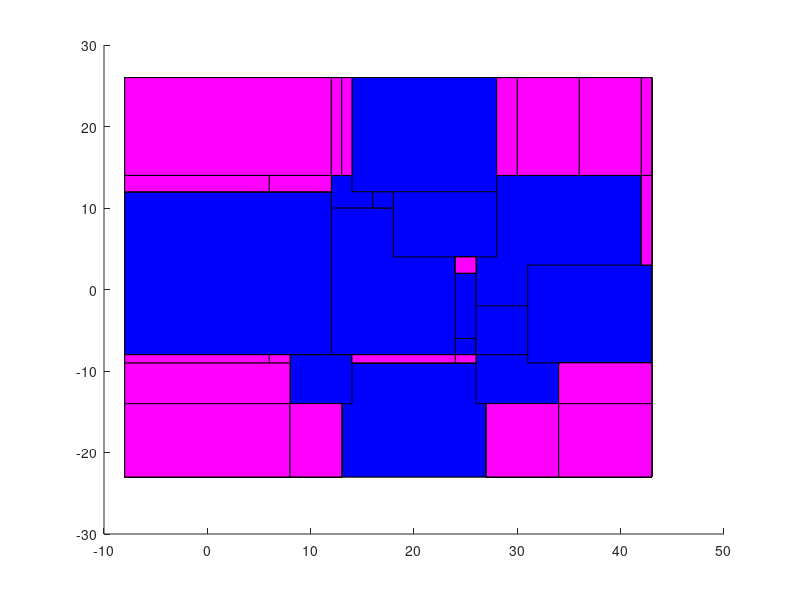

This figure's MATLAB source:
close all
 


patch_coords = @(minx, maxx, miny, maxy) [ minx maxx maxx minx ; miny miny maxy maxy]';

hold on

v = patch_coords(-8,43,-23,26); fill(v(:,1),v(:,2),'m')

plot(25,3,'xg',"linewidth", 3)
%patch>>>>>>>>>>>>>>>>>>>>>>>>>>>>>>>>>>>>>>>>>>>>>>>> 
v = patch_coords(13,27,-23,-9); fill(v(:,1),v(:,2),'b')
v = patch_coords(-8,13,-23,-9); fill(v(:,1),v(:,2),'y')
v = patch_coords(-8,13,-9,26); fill(v(:,1),v(:,2),'y')
v = patch_coords(13,27,-9,26); fill(v(:,1),v(:,2),'y')
v = patch_coords(27,43,-23,-9); fill(v(:,1),v(:,2),'y')
v = patch_coords(27,43,-9,26); fill(v(:,1),v(:,2),'y')

plot(25,3,'xg',"linewidth", 3)
%patch>>>>>>>>>>>>>>>>>>>>>>>>>>>>>>>>>>>>>>>>>>>>>>>> 
v = patch_coords(24,26,-8,-6); fill(v(:,1),v(:,2),'b')
v = patch_coords(-8,13,-23,-9); fill(v(:,1),v(:,2),'m')
v = patch_coords(-8,13,-9,26); fill(v(:,1),v(:,2),'m')
v = patch_coords(13,24,-9,-8); fill(v(:,1),v(:,2),'m')
v = patch_coords(13,24,-8,-6); fill(v(:,1),v(:,2),'m')
v = patch_coords(13,24,-6,26); fill(v(:,1),v(:,2),'m')
v = patch_coords(24,26,-9,-8); fill(v(:,1),v(:,2),'m')
v = patch_coords(24,26,-6,26); fill(v(:,1),v(:,2),'m')
v = patch_coords(26,27,-9,-8); fill(v(:,1),v(:,2),'m')
v = patch_coords(26,27,-8,-6); fill(v(:,1),v(:,2),'m')
v = patch_coords(26,27,-6,26); fill(v(:,1),v(:,2),'m')
v = patch_coords(27,43,-23,-9); fill(v(:,1),v(:,2),'m')
v = patch_coords(27,43,-9,26); fill(v(:,1),v(:,2),'m')

plot(25,3,'xg',"linewidth", 3)
%patch>>>>>>>>>>>>>>>>>>>>>>>>>>>>>>>>>>>>>>>>>>>>>>>> 
v = patch_coords(12,18,8,14); fill(v(:,1),v(:,2),'b')
v = patch_coords(-8,13,-23,-9); fill(v(:,1),v(:,2),'y')
v = patch_coords(-8,12,-9,8); fill(v(:,1),v(:,2),'y')
v = patch_coords(-8,12,8,14); fill(v(:,1),v(:,2),'y')
v = patch_coords(-8,12,14,26); fill(v(:,1),v(:,2),'y')
v = patch_coords(12,13,-9,8); fill(v(:,1),v(:,2),'y')
v = patch_coords(12,13,14,26); fill(v(:,1),v(:,2),'y')
v = patch_coords(13,24,-9,-8); fill(v(:,1),v(:,2),'y')
v = patch_coords(13,24,-8,-6); fill(v(:,1),v(:,2),'y')
v = patch_coords(13,18,-6,8); fill(v(:,1),v(:,2),'y')
v = patch_coords(13,18,14,26); fill(v(:,1),v(:,2),'y')
v = patch_coords(18,24,-6,8); fill(v(:,1),v(:,2),'y')
v = patch_coords(18,24,8,14); fill(v(:,1),v(:,2),'y')
v = patch_coords(18,24,14,26); fill(v(:,1),v(:,2),'y')
v = patch_coords(24,26,-9,-8); fill(v(:,1),v(:,2),'y')
v = patch_coords(24,26,-6,26); fill(v(:,1),v(:,2),'y')
v = patch_coords(26,27,-9,-8); fill(v(:,1),v(:,2),'y')
v = patch_coords(26,27,-8,-6); fill(v(:,1),v(:,2),'y')
v = patch_coords(26,27,-6,26); fill(v(:,1),v(:,2),'y')
v = patch_coords(27,43,-23,-9); fill(v(:,1),v(:,2),'y')
v = patch_coords(27,43,-9,26); fill(v(:,1),v(:,2),'y')

plot(25,3,'xg',"linewidth", 3)
%patch>>>>>>>>>>>>>>>>>>>>>>>>>>>>>>>>>>>>>>>>>>>>>>>> 
v = patch_coords(22,30,-6,2); fill(v(:,1),v(:,2),'b')
v = patch_coords(-8,13,-23,-9); fill(v(:,1),v(:,2),'m')
v = patch_coords(-8,12,-9,8); fill(v(:,1),v(:,2),'m')
v = patch_coords(-8,12,8,14); fill(v(:,1),v(:,2),'m')
v = patch_coords(-8,12,14,26); fill(v(:,1),v(:,2),'m')
v = patch_coords(12,13,-9,8); fill(v(:,1),v(:,2),'m')
v = patch_coords(12,13,14,26); fill(v(:,1),v(:,2),'m')
v = patch_coords(13,24,-9,-8); fill(v(:,1),v(:,2),'m')
v = patch_coords(13,22,-8,-6); fill(v(:,1),v(:,2),'m')
v = patch_coords(22,24,-8,-6); fill(v(:,1),v(:,2),'m')
v = patch_coords(13,18,-6,8); fill(v(:,1),v(:,2),'m')
v = patch_coords(13,18,14,26); fill(v(:,1),v(:,2),'m')
v = patch_coords(18,22,-6,2); fill(v(:,1),v(:,2),'m')
v = patch_coords(18,22,2,8); fill(v(:,1),v(:,2),'m')
v = patch_coords(22,24,2,8); fill(v(:,1),v(:,2),'m')
v = patch_coords(18,24,8,14); fill(v(:,1),v(:,2),'m')
v = patch_coords(18,24,14,26); fill(v(:,1),v(:,2),'m')
v = patch_coords(24,26,-9,-8); fill(v(:,1),v(:,2),'m')
v = patch_coords(24,26,2,26); fill(v(:,1),v(:,2),'m')
v = patch_coords(26,27,-9,-8); fill(v(:,1),v(:,2),'m')
v = patch_coords(26,27,-8,-6); fill(v(:,1),v(:,2),'m')
v = patch_coords(26,27,2,26); fill(v(:,1),v(:,2),'m')
v = patch_coords(27,43,-23,-9); fill(v(:,1),v(:,2),'m')
v = patch_coords(27,30,-9,-6); fill(v(:,1),v(:,2),'m')
v = patch_coords(27,30,2,26); fill(v(:,1),v(:,2),'m')
v = patch_coords(30,43,-9,-6); fill(v(:,1),v(:,2),'m')
v = patch_coords(30,43,-6,2); fill(v(:,1),v(:,2),'m')
v = patch_coords(30,43,2,26); fill(v(:,1),v(:,2),'m')

plot(25,3,'xg',"linewidth", 3)
%patch>>>>>>>>>>>>>>>>>>>>>>>>>>>>>>>>>>>>>>>>>>>>>>>> 
v = patch_coords(26,34,-14,-6); fill(v(:,1),v(:,2),'b')
v = patch_coords(-8,13,-23,-9); fill(v(:,1),v(:,2),'y')
v = patch_coords(-8,12,-9,8); fill(v(:,1),v(:,2),'y')
v = patch_coords(-8,12,8,14); fill(v(:,1),v(:,2),'y')
v = patch_coords(-8,12,14,26); fill(v(:,1),v(:,2),'y')
v = patch_coords(12,13,-9,8); fill(v(:,1),v(:,2),'y')
v = patch_coords(12,13,14,26); fill(v(:,1),v(:,2),'y')
v = patch_coords(13,24,-9,-8); fill(v(:,1),v(:,2),'y')
v = patch_coords(13,22,-8,-6); fill(v(:,1),v(:,2),'y')
v = patch_coords(22,24,-8,-6); fill(v(:,1),v(:,2),'y')
v = patch_coords(13,18,-6,8); fill(v(:,1),v(:,2),'y')
v = patch_coords(13,18,14,26); fill(v(:,1),v(:,2),'y')
v = patch_coords(18,22,-6,2); fill(v(:,1),v(:,2),'y')
v = patch_coords(18,22,2,8); fill(v(:,1),v(:,2),'y')
v = patch_coords(22,24,2,8); fill(v(:,1),v(:,2),'y')
v = patch_coords(18,24,8,14); fill(v(:,1),v(:,2),'y')
v = patch_coords(18,24,14,26); fill(v(:,1),v(:,2),'y')
v = patch_coords(24,26,-9,-8); fill(v(:,1),v(:,2),'y')
v = patch_coords(24,26,2,26); fill(v(:,1),v(:,2),'y')
v = patch_coords(26,27,2,26); fill(v(:,1),v(:,2),'y')
v = patch_coords(27,34,-23,-14); fill(v(:,1),v(:,2),'y')
v = patch_coords(34,43,-23,-14); fill(v(:,1),v(:,2),'y')
v = patch_coords(34,43,-14,-9); fill(v(:,1),v(:,2),'y')
v = patch_coords(27,30,2,26); fill(v(:,1),v(:,2),'y')
v = patch_coords(34,43,-9,-6); fill(v(:,1),v(:,2),'y')
v = patch_coords(30,34,-6,2); fill(v(:,1),v(:,2),'y')
v = patch_coords(34,43,-6,2); fill(v(:,1),v(:,2),'y')
v = patch_coords(30,43,2,26); fill(v(:,1),v(:,2),'y')

plot(25,3,'xg',"linewidth", 3)
%patch>>>>>>>>>>>>>>>>>>>>>>>>>>>>>>>>>>>>>>>>>>>>>>>> 
v = patch_coords(26,36,-8,2); fill(v(:,1),v(:,2),'b')
v = patch_coords(-8,13,-23,-9); fill(v(:,1),v(:,2),'m')
v = patch_coords(-8,12,-9,8); fill(v(:,1),v(:,2),'m')
v = patch_coords(-8,12,8,14); fill(v(:,1),v(:,2),'m')
v = patch_coords(-8,12,14,26); fill(v(:,1),v(:,2),'m')
v = patch_coords(12,13,-9,8); fill(v(:,1),v(:,2),'m')
v = patch_coords(12,13,14,26); fill(v(:,1),v(:,2),'m')
v = patch_coords(13,24,-9,-8); fill(v(:,1),v(:,2),'m')
v = patch_coords(13,22,-8,-6); fill(v(:,1),v(:,2),'m')
v = patch_coords(22,24,-8,-6); fill(v(:,1),v(:,2),'m')
v = patch_coords(13,18,-6,8); fill(v(:,1),v(:,2),'m')
v = patch_coords(13,18,14,26); fill(v(:,1),v(:,2),'m')
v = patch_coords(18,22,-6,2); fill(v(:,1),v(:,2),'m')
v = patch_coords(18,22,2,8); fill(v(:,1),v(:,2),'m')
v = patch_coords(22,24,2,8); fill(v(:,1),v(:,2),'m')
v = patch_coords(18,24,8,14); fill(v(:,1),v(:,2),'m')
v = patch_coords(18,24,14,26); fill(v(:,1),v(:,2),'m')
v = patch_coords(24,26,-9,-8); fill(v(:,1),v(:,2),'m')
v = patch_coords(24,26,2,26); fill(v(:,1),v(:,2),'m')
v = patch_coords(26,27,2,26); fill(v(:,1),v(:,2),'m')
v = patch_coords(27,34,-23,-14); fill(v(:,1),v(:,2),'m')
v = patch_coords(34,43,-23,-14); fill(v(:,1),v(:,2),'m')
v = patch_coords(34,43,-14,-9); fill(v(:,1),v(:,2),'m')
v = patch_coords(27,30,2,26); fill(v(:,1),v(:,2),'m')
v = patch_coords(34,36,-9,-8); fill(v(:,1),v(:,2),'m')
v = patch_coords(36,43,-9,-8); fill(v(:,1),v(:,2),'m')
v = patch_coords(36,43,-8,-6); fill(v(:,1),v(:,2),'m')
v = patch_coords(36,43,-6,2); fill(v(:,1),v(:,2),'m')
v = patch_coords(30,36,2,26); fill(v(:,1),v(:,2),'m')
v = patch_coords(36,43,2,26); fill(v(:,1),v(:,2),'m')

plot(25,3,'xg',"linewidth", 3)
%patch>>>>>>>>>>>>>>>>>>>>>>>>>>>>>>>>>>>>>>>>>>>>>>>> 
v = patch_coords(6,24,-8,10); fill(v(:,1),v(:,2),'b')
v = patch_coords(-8,13,-23,-9); fill(v(:,1),v(:,2),'y')
v = patch_coords(-8,6,-9,-8); fill(v(:,1),v(:,2),'y')
v = patch_coords(-8,6,-8,8); fill(v(:,1),v(:,2),'y')
v = patch_coords(6,12,-9,-8); fill(v(:,1),v(:,2),'y')
v = patch_coords(-8,6,8,10); fill(v(:,1),v(:,2),'y')
v = patch_coords(-8,6,10,14); fill(v(:,1),v(:,2),'y')
v = patch_coords(6,12,10,14); fill(v(:,1),v(:,2),'y')
v = patch_coords(-8,12,14,26); fill(v(:,1),v(:,2),'y')
v = patch_coords(12,13,-9,-8); fill(v(:,1),v(:,2),'y')
v = patch_coords(12,13,14,26); fill(v(:,1),v(:,2),'y')
v = patch_coords(13,24,-9,-8); fill(v(:,1),v(:,2),'y')
v = patch_coords(13,18,14,26); fill(v(:,1),v(:,2),'y')
v = patch_coords(18,24,10,14); fill(v(:,1),v(:,2),'y')
v = patch_coords(18,24,14,26); fill(v(:,1),v(:,2),'y')
v = patch_coords(24,26,-9,-8); fill(v(:,1),v(:,2),'y')
v = patch_coords(24,26,2,10); fill(v(:,1),v(:,2),'y')
v = patch_coords(24,26,10,26); fill(v(:,1),v(:,2),'y')
v = patch_coords(26,27,2,26); fill(v(:,1),v(:,2),'y')
v = patch_coords(27,34,-23,-14); fill(v(:,1),v(:,2),'y')
v = patch_coords(34,43,-23,-14); fill(v(:,1),v(:,2),'y')
v = patch_coords(34,43,-14,-9); fill(v(:,1),v(:,2),'y')
v = patch_coords(27,30,2,26); fill(v(:,1),v(:,2),'y')
v = patch_coords(34,36,-9,-8); fill(v(:,1),v(:,2),'y')
v = patch_coords(36,43,-9,-8); fill(v(:,1),v(:,2),'y')
v = patch_coords(36,43,-8,-6); fill(v(:,1),v(:,2),'y')
v = patch_coords(36,43,-6,2); fill(v(:,1),v(:,2),'y')
v = patch_coords(30,36,2,26); fill(v(:,1),v(:,2),'y')
v = patch_coords(36,43,2,26); fill(v(:,1),v(:,2),'y')

plot(25,3,'xg',"linewidth", 3)
%patch>>>>>>>>>>>>>>>>>>>>>>>>>>>>>>>>>>>>>>>>>>>>>>>> 
v = patch_coords(-8,12,-8,12); fill(v(:,1),v(:,2),'b')
v = patch_coords(-8,13,-23,-9); fill(v(:,1),v(:,2),'m')
v = patch_coords(-8,6,-9,-8); fill(v(:,1),v(:,2),'m')
v = patch_coords(6,12,-9,-8); fill(v(:,1),v(:,2),'m')
v = patch_coords(-8,6,12,14); fill(v(:,1),v(:,2),'m')
v = patch_coords(6,12,12,14); fill(v(:,1),v(:,2),'m')
v = patch_coords(-8,12,14,26); fill(v(:,1),v(:,2),'m')
v = patch_coords(12,13,-9,-8); fill(v(:,1),v(:,2),'m')
v = patch_coords(12,13,14,26); fill(v(:,1),v(:,2),'m')
v = patch_coords(13,24,-9,-8); fill(v(:,1),v(:,2),'m')
v = patch_coords(13,18,14,26); fill(v(:,1),v(:,2),'m')
v = patch_coords(18,24,10,14); fill(v(:,1),v(:,2),'m')
v = patch_coords(18,24,14,26); fill(v(:,1),v(:,2),'m')
v = patch_coords(24,26,-9,-8); fill(v(:,1),v(:,2),'m')
v = patch_coords(24,26,2,10); fill(v(:,1),v(:,2),'m')
v = patch_coords(24,26,10,26); fill(v(:,1),v(:,2),'m')
v = patch_coords(26,27,2,26); fill(v(:,1),v(:,2),'m')
v = patch_coords(27,34,-23,-14); fill(v(:,1),v(:,2),'m')
v = patch_coords(34,43,-23,-14); fill(v(:,1),v(:,2),'m')
v = patch_coords(34,43,-14,-9); fill(v(:,1),v(:,2),'m')
v = patch_coords(27,30,2,26); fill(v(:,1),v(:,2),'m')
v = patch_coords(34,36,-9,-8); fill(v(:,1),v(:,2),'m')
v = patch_coords(36,43,-9,-8); fill(v(:,1),v(:,2),'m')
v = patch_coords(36,43,-8,-6); fill(v(:,1),v(:,2),'m')
v = patch_coords(36,43,-6,2); fill(v(:,1),v(:,2),'m')
v = patch_coords(30,36,2,26); fill(v(:,1),v(:,2),'m')
v = patch_coords(36,43,2,26); fill(v(:,1),v(:,2),'m')

plot(25,3,'xg',"linewidth", 3)
%patch>>>>>>>>>>>>>>>>>>>>>>>>>>>>>>>>>>>>>>>>>>>>>>>> 
v = patch_coords(8,14,-14,-8); fill(v(:,1),v(:,2),'b')
v = patch_coords(-8,8,-23,-14); fill(v(:,1),v(:,2),'y')
v = patch_coords(-8,8,-14,-9); fill(v(:,1),v(:,2),'y')
v = patch_coords(8,13,-23,-14); fill(v(:,1),v(:,2),'y')
v = patch_coords(-8,6,-9,-8); fill(v(:,1),v(:,2),'y')
v = patch_coords(6,8,-9,-8); fill(v(:,1),v(:,2),'y')
v = patch_coords(-8,6,12,14); fill(v(:,1),v(:,2),'y')
v = patch_coords(6,12,12,14); fill(v(:,1),v(:,2),'y')
v = patch_coords(-8,12,14,26); fill(v(:,1),v(:,2),'y')
v = patch_coords(12,13,14,26); fill(v(:,1),v(:,2),'y')
v = patch_coords(14,24,-9,-8); fill(v(:,1),v(:,2),'y')
v = patch_coords(13,18,14,26); fill(v(:,1),v(:,2),'y')
v = patch_coords(18,24,10,14); fill(v(:,1),v(:,2),'y')
v = patch_coords(18,24,14,26); fill(v(:,1),v(:,2),'y')
v = patch_coords(24,26,-9,-8); fill(v(:,1),v(:,2),'y')
v = patch_coords(24,26,2,10); fill(v(:,1),v(:,2),'y')
v = patch_coords(24,26,10,26); fill(v(:,1),v(:,2),'y')
v = patch_coords(26,27,2,26); fill(v(:,1),v(:,2),'y')
v = patch_coords(27,34,-23,-14); fill(v(:,1),v(:,2),'y')
v = patch_coords(34,43,-23,-14); fill(v(:,1),v(:,2),'y')
v = patch_coords(34,43,-14,-9); fill(v(:,1),v(:,2),'y')
v = patch_coords(27,30,2,26); fill(v(:,1),v(:,2),'y')
v = patch_coords(34,36,-9,-8); fill(v(:,1),v(:,2),'y')
v = patch_coords(36,43,-9,-8); fill(v(:,1),v(:,2),'y')
v = patch_coords(36,43,-8,-6); fill(v(:,1),v(:,2),'y')
v = patch_coords(36,43,-6,2); fill(v(:,1),v(:,2),'y')
v = patch_coords(30,36,2,26); fill(v(:,1),v(:,2),'y')
v = patch_coords(36,43,2,26); fill(v(:,1),v(:,2),'y')

plot(25,3,'xg',"linewidth", 3)
%patch>>>>>>>>>>>>>>>>>>>>>>>>>>>>>>>>>>>>>>>>>>>>>>>> 
v = patch_coords(26,42,-2,14); fill(v(:,1),v(:,2),'b')
v = patch_coords(-8,8,-23,-14); fill(v(:,1),v(:,2),'m')
v = patch_coords(-8,8,-14,-9); fill(v(:,1),v(:,2),'m')
v = patch_coords(8,13,-23,-14); fill(v(:,1),v(:,2),'m')
v = patch_coords(-8,6,-9,-8); fill(v(:,1),v(:,2),'m')
v = patch_coords(6,8,-9,-8); fill(v(:,1),v(:,2),'m')
v = patch_coords(-8,6,12,14); fill(v(:,1),v(:,2),'m')
v = patch_coords(6,12,12,14); fill(v(:,1),v(:,2),'m')
v = patch_coords(-8,12,14,26); fill(v(:,1),v(:,2),'m')
v = patch_coords(12,13,14,26); fill(v(:,1),v(:,2),'m')
v = patch_coords(14,24,-9,-8); fill(v(:,1),v(:,2),'m')
v = patch_coords(13,18,14,26); fill(v(:,1),v(:,2),'m')
v = patch_coords(18,24,10,14); fill(v(:,1),v(:,2),'m')
v = patch_coords(18,24,14,26); fill(v(:,1),v(:,2),'m')
v = patch_coords(24,26,-9,-8); fill(v(:,1),v(:,2),'m')
v = patch_coords(24,26,2,10); fill(v(:,1),v(:,2),'m')
v = patch_coords(24,26,10,14); fill(v(:,1),v(:,2),'m')
v = patch_coords(24,26,14,26); fill(v(:,1),v(:,2),'m')
v = patch_coords(26,27,14,26); fill(v(:,1),v(:,2),'m')
v = patch_coords(27,34,-23,-14); fill(v(:,1),v(:,2),'m')
v = patch_coords(34,43,-23,-14); fill(v(:,1),v(:,2),'m')
v = patch_coords(34,43,-14,-9); fill(v(:,1),v(:,2),'m')
v = patch_coords(27,30,14,26); fill(v(:,1),v(:,2),'m')
v = patch_coords(34,36,-9,-8); fill(v(:,1),v(:,2),'m')
v = patch_coords(36,43,-9,-8); fill(v(:,1),v(:,2),'m')
v = patch_coords(36,43,-8,-6); fill(v(:,1),v(:,2),'m')
v = patch_coords(36,42,-6,-2); fill(v(:,1),v(:,2),'m')
v = patch_coords(42,43,-6,-2); fill(v(:,1),v(:,2),'m')
v = patch_coords(42,43,-2,2); fill(v(:,1),v(:,2),'m')
v = patch_coords(30,36,14,26); fill(v(:,1),v(:,2),'m')
v = patch_coords(36,42,14,26); fill(v(:,1),v(:,2),'m')
v = patch_coords(42,43,2,14); fill(v(:,1),v(:,2),'m')
v = patch_coords(42,43,14,26); fill(v(:,1),v(:,2),'m')

plot(25,3,'xg',"linewidth", 3)
%patch>>>>>>>>>>>>>>>>>>>>>>>>>>>>>>>>>>>>>>>>>>>>>>>> 
v = patch_coords(31,43,-9,3); fill(v(:,1),v(:,2),'b')
v = patch_coords(-8,8,-23,-14); fill(v(:,1),v(:,2),'y')
v = patch_coords(-8,8,-14,-9); fill(v(:,1),v(:,2),'y')
v = patch_coords(8,13,-23,-14); fill(v(:,1),v(:,2),'y')
v = patch_coords(-8,6,-9,-8); fill(v(:,1),v(:,2),'y')
v = patch_coords(6,8,-9,-8); fill(v(:,1),v(:,2),'y')
v = patch_coords(-8,6,12,14); fill(v(:,1),v(:,2),'y')
v = patch_coords(6,12,12,14); fill(v(:,1),v(:,2),'y')
v = patch_coords(-8,12,14,26); fill(v(:,1),v(:,2),'y')
v = patch_coords(12,13,14,26); fill(v(:,1),v(:,2),'y')
v = patch_coords(14,24,-9,-8); fill(v(:,1),v(:,2),'y')
v = patch_coords(13,18,14,26); fill(v(:,1),v(:,2),'y')
v = patch_coords(18,24,10,14); fill(v(:,1),v(:,2),'y')
v = patch_coords(18,24,14,26); fill(v(:,1),v(:,2),'y')
v = patch_coords(24,26,-9,-8); fill(v(:,1),v(:,2),'y')
v = patch_coords(24,26,2,10); fill(v(:,1),v(:,2),'y')
v = patch_coords(24,26,10,14); fill(v(:,1),v(:,2),'y')
v = patch_coords(24,26,14,26); fill(v(:,1),v(:,2),'y')
v = patch_coords(26,27,14,26); fill(v(:,1),v(:,2),'y')
v = patch_coords(27,34,-23,-14); fill(v(:,1),v(:,2),'y')
v = patch_coords(34,43,-23,-14); fill(v(:,1),v(:,2),'y')
v = patch_coords(34,43,-14,-9); fill(v(:,1),v(:,2),'y')
v = patch_coords(27,30,14,26); fill(v(:,1),v(:,2),'y')
v = patch_coords(30,36,14,26); fill(v(:,1),v(:,2),'y')
v = patch_coords(36,42,14,26); fill(v(:,1),v(:,2),'y')
v = patch_coords(42,43,3,14); fill(v(:,1),v(:,2),'y')
v = patch_coords(42,43,14,26); fill(v(:,1),v(:,2),'y')

plot(25,3,'xg',"linewidth", 3)
%patch>>>>>>>>>>>>>>>>>>>>>>>>>>>>>>>>>>>>>>>>>>>>>>>> 
v = patch_coords(18,28,4,14); fill(v(:,1),v(:,2),'b')
v = patch_coords(-8,8,-23,-14); fill(v(:,1),v(:,2),'m')
v = patch_coords(-8,8,-14,-9); fill(v(:,1),v(:,2),'m')
v = patch_coords(8,13,-23,-14); fill(v(:,1),v(:,2),'m')
v = patch_coords(-8,6,-9,-8); fill(v(:,1),v(:,2),'m')
v = patch_coords(6,8,-9,-8); fill(v(:,1),v(:,2),'m')
v = patch_coords(-8,6,12,14); fill(v(:,1),v(:,2),'m')
v = patch_coords(6,12,12,14); fill(v(:,1),v(:,2),'m')
v = patch_coords(-8,12,14,26); fill(v(:,1),v(:,2),'m')
v = patch_coords(12,13,14,26); fill(v(:,1),v(:,2),'m')
v = patch_coords(14,24,-9,-8); fill(v(:,1),v(:,2),'m')
v = patch_coords(13,18,14,26); fill(v(:,1),v(:,2),'m')
v = patch_coords(18,24,14,26); fill(v(:,1),v(:,2),'m')
v = patch_coords(24,26,-9,-8); fill(v(:,1),v(:,2),'m')
v = patch_coords(24,26,2,4); fill(v(:,1),v(:,2),'m')
v = patch_coords(24,26,14,26); fill(v(:,1),v(:,2),'m')
v = patch_coords(26,27,14,26); fill(v(:,1),v(:,2),'m')
v = patch_coords(27,34,-23,-14); fill(v(:,1),v(:,2),'m')
v = patch_coords(34,43,-23,-14); fill(v(:,1),v(:,2),'m')
v = patch_coords(34,43,-14,-9); fill(v(:,1),v(:,2),'m')
v = patch_coords(27,28,14,26); fill(v(:,1),v(:,2),'m')
v = patch_coords(28,30,14,26); fill(v(:,1),v(:,2),'m')
v = patch_coords(30,36,14,26); fill(v(:,1),v(:,2),'m')
v = patch_coords(36,42,14,26); fill(v(:,1),v(:,2),'m')
v = patch_coords(42,43,3,14); fill(v(:,1),v(:,2),'m')
v = patch_coords(42,43,14,26); fill(v(:,1),v(:,2),'m')

plot(25,3,'xg',"linewidth", 3)
%patch>>>>>>>>>>>>>>>>>>>>>>>>>>>>>>>>>>>>>>>>>>>>>>>> 
v = patch_coords(16,18,10,12); fill(v(:,1),v(:,2),'b')
v = patch_coords(-8,8,-23,-14); fill(v(:,1),v(:,2),'y')
v = patch_coords(-8,8,-14,-9); fill(v(:,1),v(:,2),'y')
v = patch_coords(8,13,-23,-14); fill(v(:,1),v(:,2),'y')
v = patch_coords(-8,6,-9,-8); fill(v(:,1),v(:,2),'y')
v = patch_coords(6,8,-9,-8); fill(v(:,1),v(:,2),'y')
v = patch_coords(-8,6,12,14); fill(v(:,1),v(:,2),'y')
v = patch_coords(6,12,12,14); fill(v(:,1),v(:,2),'y')
v = patch_coords(-8,12,14,26); fill(v(:,1),v(:,2),'y')
v = patch_coords(12,13,14,26); fill(v(:,1),v(:,2),'y')
v = patch_coords(14,24,-9,-8); fill(v(:,1),v(:,2),'y')
v = patch_coords(13,18,14,26); fill(v(:,1),v(:,2),'y')
v = patch_coords(18,24,14,26); fill(v(:,1),v(:,2),'y')
v = patch_coords(24,26,-9,-8); fill(v(:,1),v(:,2),'y')
v = patch_coords(24,26,2,4); fill(v(:,1),v(:,2),'y')
v = patch_coords(24,26,14,26); fill(v(:,1),v(:,2),'y')
v = patch_coords(26,27,14,26); fill(v(:,1),v(:,2),'y')
v = patch_coords(27,34,-23,-14); fill(v(:,1),v(:,2),'y')
v = patch_coords(34,43,-23,-14); fill(v(:,1),v(:,2),'y')
v = patch_coords(34,43,-14,-9); fill(v(:,1),v(:,2),'y')
v = patch_coords(27,28,14,26); fill(v(:,1),v(:,2),'y')
v = patch_coords(28,30,14,26); fill(v(:,1),v(:,2),'y')
v = patch_coords(30,36,14,26); fill(v(:,1),v(:,2),'y')
v = patch_coords(36,42,14,26); fill(v(:,1),v(:,2),'y')
v = patch_coords(42,43,3,14); fill(v(:,1),v(:,2),'y')
v = patch_coords(42,43,14,26); fill(v(:,1),v(:,2),'y')

plot(25,3,'xg',"linewidth", 3)
%patch>>>>>>>>>>>>>>>>>>>>>>>>>>>>>>>>>>>>>>>>>>>>>>>> 
v = patch_coords(14,28,12,26); fill(v(:,1),v(:,2),'b')
v = patch_coords(-8,8,-23,-14); fill(v(:,1),v(:,2),'m')
v = patch_coords(-8,8,-14,-9); fill(v(:,1),v(:,2),'m')
v = patch_coords(8,13,-23,-14); fill(v(:,1),v(:,2),'m')
v = patch_coords(-8,6,-9,-8); fill(v(:,1),v(:,2),'m')
v = patch_coords(6,8,-9,-8); fill(v(:,1),v(:,2),'m')
v = patch_coords(-8,6,12,14); fill(v(:,1),v(:,2),'m')
v = patch_coords(6,12,12,14); fill(v(:,1),v(:,2),'m')
v = patch_coords(-8,12,14,26); fill(v(:,1),v(:,2),'m')
v = patch_coords(12,13,14,26); fill(v(:,1),v(:,2),'m')
v = patch_coords(14,24,-9,-8); fill(v(:,1),v(:,2),'m')
v = patch_coords(13,14,14,26); fill(v(:,1),v(:,2),'m')
v = patch_coords(24,26,-9,-8); fill(v(:,1),v(:,2),'m')
v = patch_coords(24,26,2,4); fill(v(:,1),v(:,2),'m')
v = patch_coords(27,34,-23,-14); fill(v(:,1),v(:,2),'m')
v = patch_coords(34,43,-23,-14); fill(v(:,1),v(:,2),'m')
v = patch_coords(34,43,-14,-9); fill(v(:,1),v(:,2),'m')
v = patch_coords(28,30,14,26); fill(v(:,1),v(:,2),'m')
v = patch_coords(30,36,14,26); fill(v(:,1),v(:,2),'m')
v = patch_coords(36,42,14,26); fill(v(:,1),v(:,2),'m')
v = patch_coords(42,43,3,14); fill(v(:,1),v(:,2),'m')
v = patch_coords(42,43,14,26); fill(v(:,1),v(:,2),'m')